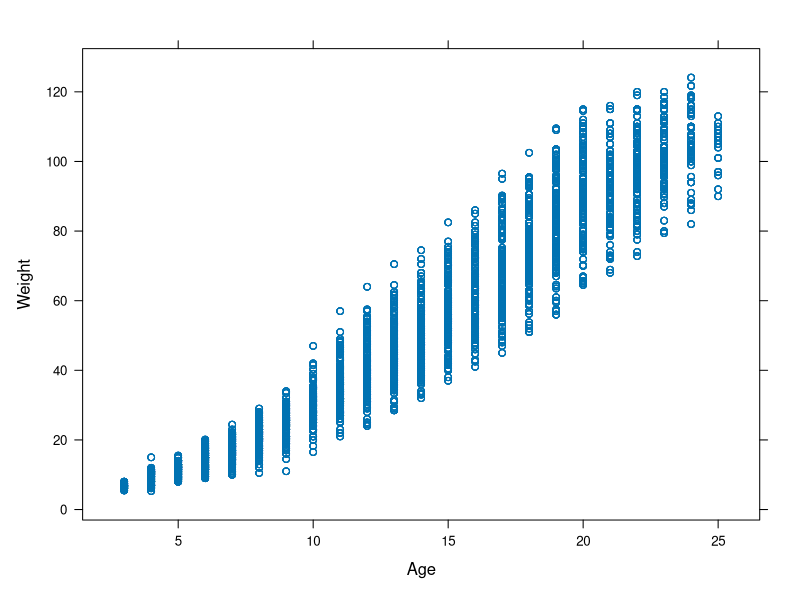
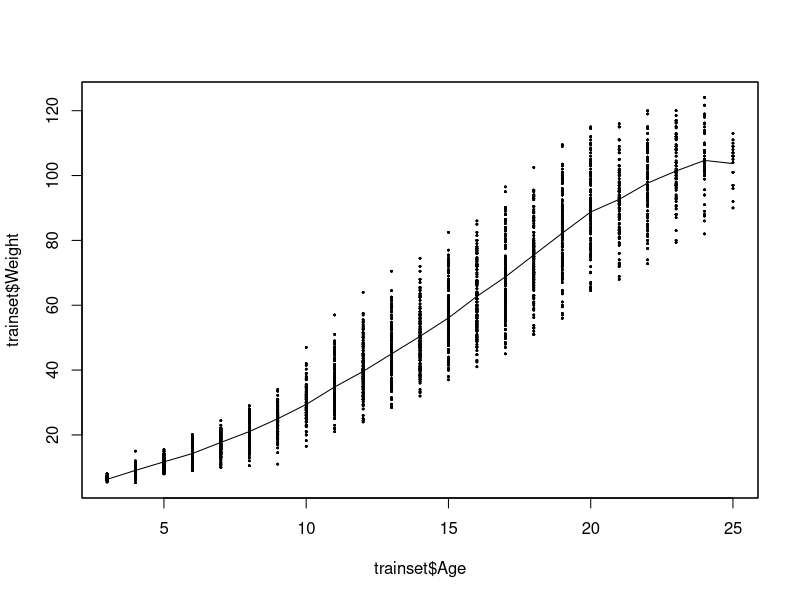
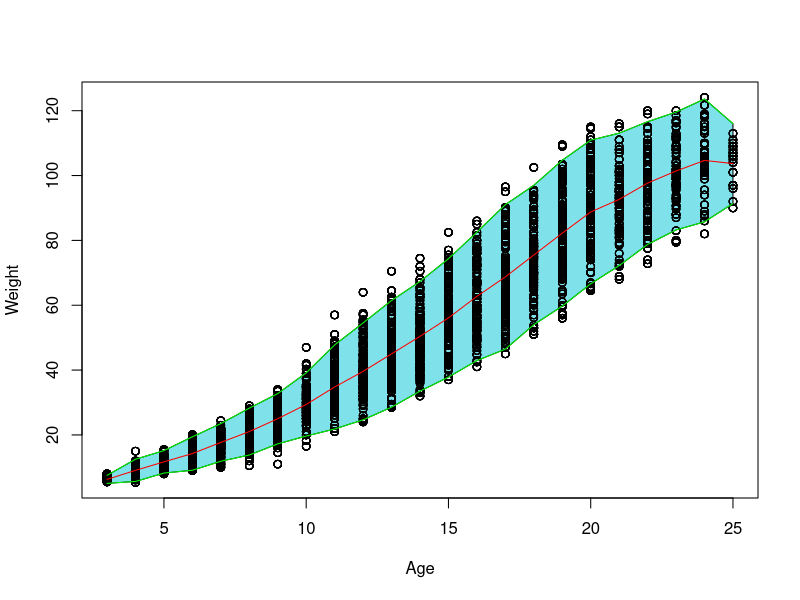
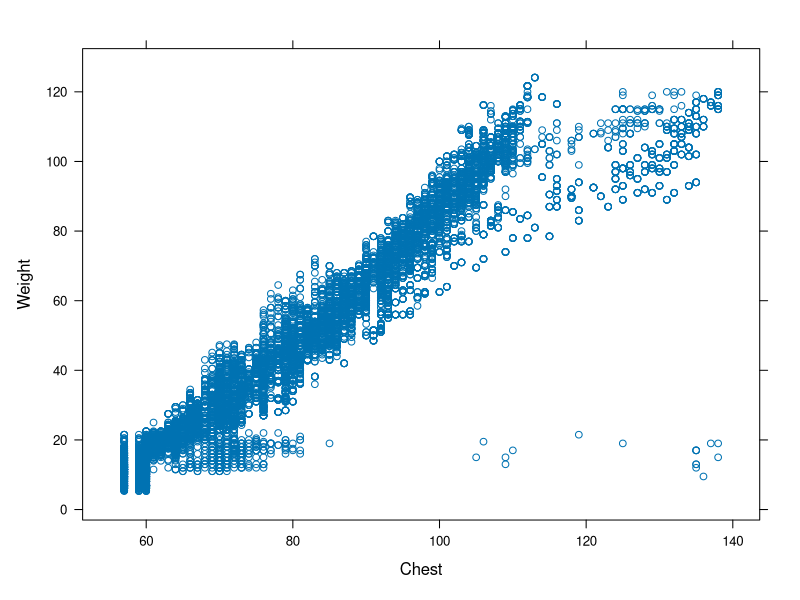
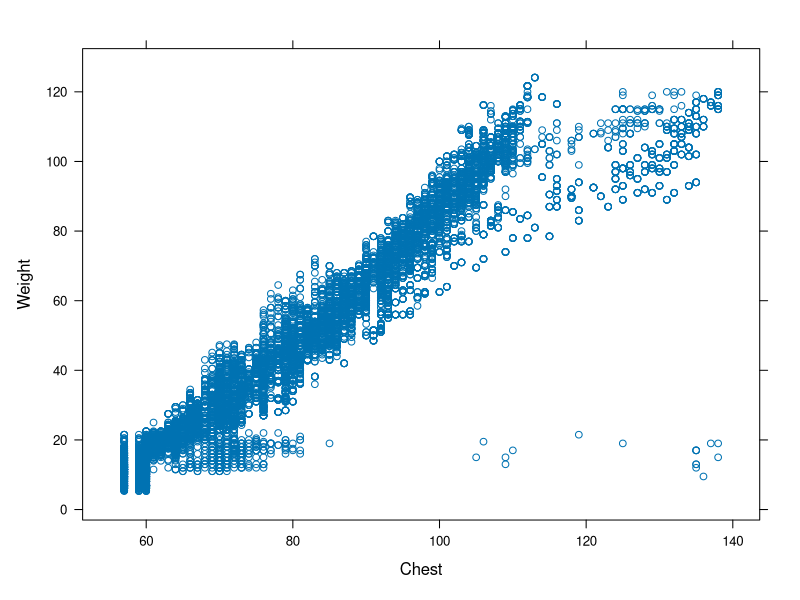
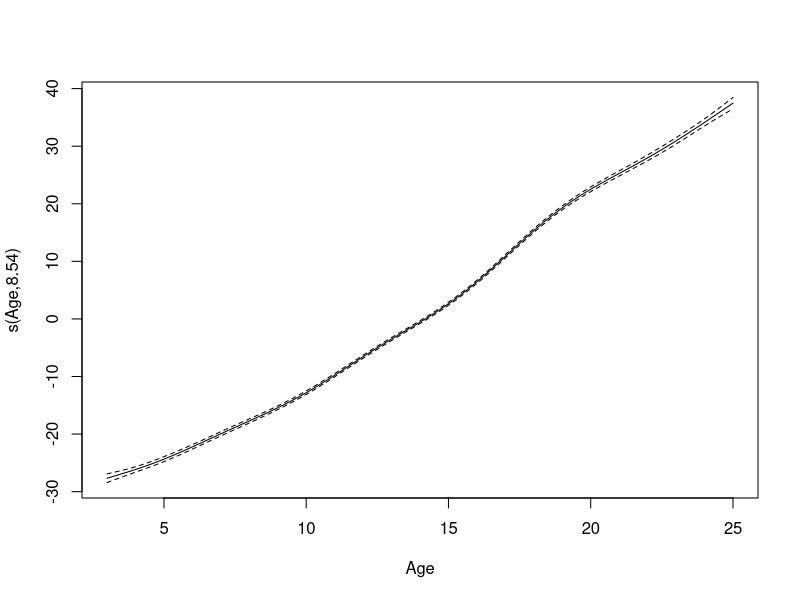

These charts were generated, in order, by the following R code: (Note: this script raises an error after producing the figures.)
## ---- chunk 1
knitr::opts_chunk$set(echo = TRUE)
## ---- chunk 2
summary(cars)
## ---- chunk 3
trainset = read.table('train_MIC.csv', sep=',', header=TRUE)
trainset<- trainset[, -2] #sans la date
## ---- chunk 4
head(trainset)

## ---- chunk 5
library(lattice)
xyplot(Weight ~ Age, data=trainset)
## ---- chunk 6
#q1

library(sm)
h=0.6
out=sm.regression(trainset$Age, trainset$Weight, h, eval.points=min(trainset$Age):max(trainset$Age))
names(out)
## ---- chunk 7
standard_deviations <- sapply(min(trainset$Age):max(trainset$Age), function(age) sd(trainset$Weight[trainset$Age==age]))
## ---- chunk 8
confidence.upper <- out$estimate + 1.96*standard_deviations
confidence.lower <- out$estimate - 1.96*standard_deviations
confidence.upper
## ---- chunk 9

plot(Weight ~ Age, data=trainset)
polygon(c(out$eval.points, rev(out$eval.points)), c(confidence.lower, rev(confidence.upper)),
        col = "#7FE2EA")
points(Weight ~ Age, data=trainset)
lines(x=out$eval.points, y=out$estimate, col='red')
lines(x=out$eval.points, y=confidence.upper, col='green')
lines(x=out$eval.points, y=confidence.lower, col='green')



## ---- chunk 10

out$data
out$sigma
out$se


## ---- chunk 11
#Q3 other covariate 
library(lattice)
xyplot(Weight~Chest, data=na.omit(trainset))
xyplot(Weight~Chest, data=na.omit(trainset))


## ---- chunk 12

library(mgcv)
?gam

## ---- chunk 13
#q4
fit1<- gam(formula =Weight~s(Age) + Length + Chest , data=trainset)
summary(fit1)

# age est smooth comme demandé dans l'énoncé
## ---- chunk 14
plot(fit1, all.terms = TRUE)
## ---- chunk 15
pred <- predict(fit1, type = "link", se.fit = TRUE)  # "link" pour l'échelle du lien (logit, log, etc.)
lower <- pred$fit - 1.96 * pred$se.fit
upper <- pred$fit + 1.96 * pred$se.fit

# Transformation si nécessaire pour obtenir les intervalles de confiance sur l'échelle de réponse
# (par exemple, pour un modèle logit, utilisez exp() pour transformer)
intervalles <- data.frame(prediction = pred$fit, lower = lower, upper = upper)
print(intervalles)



## ---- chunk 16
#q5
fit2 <- gam(Weight~s(Age)+s(Chest)+s(Length), data=trainset)
summary(fit2)
## ---- chunk 17
plot(fit2, select=2)
abline(coef = c(-fit2$coefficients[1], fit1$coefficients[3]), col='blue')
## ---- chunk 18
plot(fit2, select=3)
abline(coef = c(-fit2$coefficients[1], fit1$coefficients[2]), col='blue')
## ---- chunk 19
fit2$edf

## ---- chunk 20
#q6 alternative model
fit3 <- gam(Weight~s(Age)+s(Chest)+s(Length), data=trainset, method="REML")
plot(fit3)
## ---- chunk 21
fit3 <- gam(Weight~te(Age+Chest)+s(Length), data=trainset )
plot(fit3)
## ---- chunk 22
fit3 <- gam(Weight~s(Age)+te(Chest+Length), data=trainset)
summary(fit3)
plot(fit3)
## ---- chunk 23
fit4 <- gam(Weight~s(Age)+s(Chest)+s(Length), family='quasipoisson',link='log', data=trainset)
summary(fit4)
plot(fit4)

## ---- chunk 24
fit4 <- gam(log(Weight)~s(Age)+s(Chest)+s(Length), data=trainset)
summary(fit4)
plot(fit4)
## ---- chunk 25
plot(fit4$residuals)

## ---- chunk 26
#q7 - q8
library(lme4)
lme1 <- lmer(Weight ~ Age + Length + Chest +(1|NumberID), data=trainset)
summary(lme1)
## ---- chunk 27
plot(fit4$residuals)

## ---- chunk 28
library(lme4)
## ---- chunk 29
lme1 <- lmer(Weight ~ Age + Length + Chest +(1|NumberID), data=trainset)
summary(lme1)
## ---- chunk 30
fixef(lme1)
## ---- chunk 31
ranef(lme1, drop=TRUE)
## ---- chunk 32
plot(lme1)
## ---- chunk 33
lme1 <- lmer(Weight ~ Age + Length + Chest +(1|Farm), data=trainset)
plot(lme1)
## ---- chunk 34
lme1 <- lmer(Weight ~ Age + Length + Chest +(1|NumberID), data=trainset)
summary(lme1)
## ---- chunk 35
plot(lme1)
## ---- chunk 36
#q9 en gros on essaye autre chose on voir les résultats
lme1 <- lmer(Weight ~ Age + Length + Chest +(Age|NumberID), data=trainset)
summary(lme1)
## ---- chunk 37
plot(lme1)
## ---- chunk 38
#q10
library(nlme)
lme1 <- lme(Weight ~ Age + Length + Chest,random=~Age|NumberID, data=trainset,na.action=na.omit)
summary(lme1)
## ---- chunk 39
lme2 <- lme(Weight ~ Age + Length + Chest,random=~Age|NumberID, data=trainset, correlation=corAR1(form= ~ 1 | NumberID), na.action=na.omit, control = lmeControl(opt = "optim"))


## ---- chunk 40
summary(lme2)
## ---- chunk 41
plot(lme2)
## ---- chunk 42
filter_indicies <-trainset$NumberID >= 2 & trainset$NumberID <= 7
trainset_filtered <- na.omit(trainset)[filter_indicies,]
trainset_filtered$fitted_filtered <- fitted.values(lme2)[filter_indicies]
## ---- chunk 43
xyplot(fitted_filtered ~ Weight | NumberID, 
       data = trainset_filtered,
       layout = c(4, 4),  # Adjust the grid layout (rows x columns)
       panel = function(x, y) {
           panel.xyplot(x, y, pch = 16, col = "blue")  # Scatterplot
           panel.abline(a = 0, b = 1, lty = 2, col = "gray")  # Reference line y = x
       },
       main = "Actual vs Fitted Values by NumberID",
       xlab = "Actual Weight",
       ylab = "Fitted Weight")
## ---- chunk 44
xyplot(Weight ~ Age | NumberID, 
       data = trainset_filtered,
       layout = c(4, 4),  # Adjust the grid layout (rows x columns)
       panel = function(x, y) {
           panel.xyplot(x, y, pch = 16, col = "blue")  # Scatterplot
           panel.lines(x=trainset_filtered$Age, y= trainset_filtered$fitted_filtered, col='red')
       },
       main = "Actual vs Fitted Values by NumberID",
       xlab = "Actual Weight",
       ylab = "Fitted Weight")
## ---- chunk 45
lme3 <- lme(Weight ~ Age + Length + Chest,random=~Age+Farm|NumberID, data=trainset, correlation=corAR1(form= ~ 1 | NumberID), na.action=na.omit, control = lmeControl(opt = "optim"))
## ---- chunk 46
summary(lme3)
## ---- chunk 47
filter_indicies <-trainset$NumberID >= 2 & trainset$NumberID <= 7
trainset_filtered <- na.omit(trainset)[filter_indicies,]
trainset_filtered$fitted_filtered <- fitted.values(lme3)[filter_indicies]
## ---- chunk 48
xyplot(Weight ~ Age | NumberID, 
       data = trainset_filtered,
       layout = c(4, 4),  # Adjust the grid layout (rows x columns)
       panel = function(x, y) {
           panel.xyplot(x, y, pch = 16, col = "blue")  # Scatterplot
           panel.points(x=x, y= trainset_filtered$fitted_filtered, col='red')
       },
       main = "Actual vs Fitted Values by NumberID",
       xlab = "Actual Weight",
       ylab = "Fitted Weight")
## ---- chunk 49
trainset_filtered
## ---- chunk 50


# Résidus standardisés
plot(fitted(lme2), resid(lme2), main="Résidus vs valeurs ajustées")
abline(h = 0, col = "red", lty = 2)

# Histogramme des résidus
hist(resid(lme2), main="Histogramme des résidus", xlab="Résidus", col="lightblue")

# Q-Q plot des résidus
qqnorm(resid(lme2))
qqline(resid(lme2), col="red")


## ---- chunk 51
#q12
library(mgcv)
fit_gamm <- gamm(
    Weight ~ s(Age) + s(Chest) + s(Length),  # Effets fixes additifs non-linéaires
    random = list(NumberID = ~1),            # Effet aléatoire pour chaque NumberID
    data = trainset                          # Jeu de données
)
?gamm


## ---- chunk 52
# Résumé des effets additifs
summary(fit_gamm$gam)

# Résumé des effets aléatoires
summary(fit_gamm$lme)


## ---- chunk 53
plot(fit_gamm$gam, all.terms = TRUE)
plot(fit_gamm$lme, all.terms = TRUE)
#plot(fit_gamm$lme + fit_gamm$gam, all.terms = TRUE)



fit_gamm$lme
fit_gamm$gam

## ---- chunk 54
# Calculer l'AIC et le BIC pour le modèle additif (fit_gamm$gam)
aic_gam <- AIC(fit_gamm$gam)
bic_gam <- BIC(fit_gamm$gam)

# Calculer l'AIC et le BIC pour le modèle à effets mixtes linéaires (fit_gamm$lme)
aic_lme <- AIC(fit_gamm$lme)
bic_lme <- BIC(fit_gamm$lme)

# Afficher les résultats sous forme de tableau
aic_bic_comparison <- data.frame(
    Model = c("Additive (fit_gamm$gam)", "Linear Mixed (fit_gamm$lme)"),
    AIC = c(aic_gam, aic_lme),
    BIC = c(bic_gam, bic_lme)
)
print(aic_bic_comparison)

## ---- chunk 55
# Tracer les résidus de la partie `lme` (modèle linéaire mixte)
par(mfrow = c(1, 2))  # Diviser l'écran en 2 graphiques

# Résidus du modèle linéaire mixte
plot(residuals(fit_gamm$lme), main = "Résidus: Modèle linéaire mixte (fit_gamm$lme)", ylab = "Résidus", xlab = "Index")
abline(h = 0, col = "red", lty = 2)

# Résidus du modèle additif
plot(residuals(fit_gamm$gam), main = "Résidus: Modèle additif (fit_gamm$gam)", ylab = "Résidus", xlab = "Index")
abline(h = 0, col = "red", lty = 2)


## ---- chunk 56
# Extraire les résidus de chaque modèle
residuals_gamm <- residuals(fit_gamm$gam) + residuals(fit_gamm$lme)
residuals_gam <- residuals(fit_gamm$gam)
residuals_lme <- residuals(fit_gamm$lme)

# Tracer les résidus pour les trois modèles

# Résidus du modèle additif mixte
plot(residuals_gamm, main = "Résidus: Modèle Additif Mixte (fit_gamm)", ylab = "Résidus", xlab = "Index")
abline(h = 0, col = "red", lty = 2)

# Résidus du modèle additif
plot(residuals_gam, main = "Résidus: Modèle Additif (fit_gamm$gam)", ylab = "Résidus", xlab = "Index")
abline(h = 0, col = "red", lty = 2)

# Résidus du modèle linéaire mixte
plot(residuals_lme, main = "Résidus: Modèle Linéaire Mixte (fit_gamm$lme)", ylab = "Résidus", xlab = "Index")
abline(h = 0, col = "red", lty = 2)


## ---- chunk 57
fit_gamm2 <- gamm(
    Weight ~ s(Age) + s(Chest) + s(Length) + Age:Chest,  # Ajouter une interaction entre Age et Chest
    random = list(NumberID = ~1), 
    data = trainset
)
fit_gamm3 <- gamm(
    Weight ~ te(Age, Chest) + s(Length),  # Interaction non-linéaire entre Age et Chest
    random = list(NumberID = ~1), 
    data = trainset
)


fit_gamm4 <- gamm(
    Weight ~ s(Age) + s(Chest) + s(Length),
    random = list(NumberID = ~ Age),  # Effet aléatoire sur la pente de Age
    data = trainset
)

fit_gamm5 <- gamm(
    Weight ~ s(Age) + s(Chest) + s(Length),
    random = list(NumberID = ~1),
    correlation = corAR1(form = ~ 1 | NumberID),  # Structure autoregressive pour les effets aléatoires
    data = trainset
)


## ---- chunk 58
# Extraire la log-vraisemblance de chaque modèle (si possible)
logLik1 <- logLik(fit_gamm$lme)
logLik2 <- logLik(fit_gamm2$lme)
logLik3 <- logLik(fit_gamm3$lme)
logLik4 <- logLik(fit_gamm4$lme)
logLik5 <- logLik(fit_gamm5$lme)



# Comparer les log-vraisemblances
comparison_logLik <- data.frame(
    Model = c("fit_gamm$lme", "fit_gamm2$lme", "fit_gamm3$lme","fit_gamm4$lme","fit_gamm5$lme"),
    LogLikelihood = c(logLik1, logLik2, logLik3, logLik4, logLik5)
)
print(comparison_logLik)
## ---- chunk 59
# Extraire les résidus pour chaque modèle
residuals_gamm1 <- residuals(fit_gamm$gam) + residuals(fit_gamm$lme)


residuals_gamm2 <- residuals(fit_gamm2$gam) + residuals(fit_gamm2$lme)


residuals_gamm3 <- residuals(fit_gamm3$gam) + residuals(fit_gamm3$lme)

residuals_gamm4 <- residuals(fit_gamm4$gam) + residuals(fit_gamm4$lme)


residuals_gamm5 <- residuals(fit_gamm5$gam) + residuals(fit_gamm5$lme)



# QQ-plots des résidus pour chaque modèle

# fit_gamm
qqnorm(residuals_gamm1, main = "QQ-plot des résidus combinés (fit_gamm1)")
qqline(residuals_gamm1, col = "red")



# fit_gamm2
qqnorm(residuals_gamm2, main = "QQ-plot des résidus combinés (fit_gamm2)")
qqline(residuals_gamm2, col = "red")


# fit_gamm3
qqnorm(residuals_gamm3, main = "QQ-plot des résidus combinés (fit_gamm3)")
qqline(residuals_gamm3, col = "red")



# fit_gamm4
qqnorm(residuals_gamm4, main = "QQ-plot des résidus combinés (fit_gamm4)")
qqline(residuals_gamm4, col = "red")



# fit_gamm5
qqnorm(residuals_gamm5, main = "QQ-plot des résidus combinés (fit_gamm5)")
qqline(residuals_gamm5, col = "red")



## ---- chunk 60


# Extraire les résidus de chaque modèle
residuals_gamm <- residuals(fit_gamm$gam) + residuals(fit_gamm$lme)
residuals_gam <- residuals(fit_gamm$gam)
residuals_lme <- residuals(fit_gamm$lme)

# Tracer les résidus pour les trois modèles

# Résidus du modèle additif mixte
plot(residuals_gamm, main = "Résidus: Modèle Additif Mixte (fit_gamm)", ylab = "Résidus", xlab = "Index")
abline(h = 0, col = "red", lty = 2)


# Extraire les résidus de chaque modèle
residuals_gamm2 <- residuals(fit_gamm2$gam) + residuals(fit_gamm2$lme)



# Résidus du modèle additif mixte
plot(residuals_gamm2, main = "Résidus: Modèle Additif Mixte (fit_gamm2)", ylab = "Résidus", xlab = "Index")
abline(h = 0, col = "red", lty = 2)


# Extraire les résidus de chaque modèle
residuals_gamm3 <- residuals(fit_gamm3$gam) + residuals(fit_gamm3$lme)


# Tracer les résidus pour les trois modèles

# Résidus du modèle additif mixte
plot(residuals_gamm3, main = "Résidus: Modèle Additif Mixte (fit_gamm3)", ylab = "Résidus", xlab = "Index")
abline(h = 0, col = "red", lty = 2)

# Extraire les résidus de chaque modèle
residuals_gamm4 <- residuals(fit_gamm4$gam) + residuals(fit_gamm4$lme)


# Tracer les résidus pour les trois modèles

# Résidus du modèle additif mixte
plot(residuals_gamm4, main = "Résidus: Modèle Additif Mixte (fit_gamm4)", ylab = "Résidus", xlab = "Index")
abline(h = 0, col = "red", lty = 2)

# Extraire les résidus de chaque modèle
residuals_gamm5 <- residuals(fit_gamm5$gam) + residuals(fit_gamm5$lme)


# Tracer les résidus pour les trois modèles

# Résidus du modèle additif mixte
plot(residuals_gamm5, main = "Résidus: Modèle Additif Mixte (fit_gamm5)", ylab = "Résidus", xlab = "Index")
abline(h = 0, col = "red", lty = 2)





## ---- chunk 61

# Charger le testset
testset = read.table('test_MIC.csv', sep=',', header=TRUE)
testset <- testset[, -2]  # Supprimer la colonne de date si elle existe

# Faire les prédictions sur l'ensemble de test avec les 5 modèles ajustés
pred_gamm <- predict(fit_gamm$gam)
pred_gamm2 <- predict(fit_gamm2$gam)
pred_gamm3 <- predict(fit_gamm3$gam)
pred_gamm4 <- predict(fit_gamm4$gam)
pred_gamm5 <- predict(fit_gamm5$gam)

# Calculer l'erreur quadratique moyenne (RMSE) pour chaque modèle
rmse_gamm <- sqrt(mean((testset$Weight - pred_gamm)^2))
rmse_gamm2 <- sqrt(mean((testset$Weight - pred_gamm2)^2))
rmse_gamm3 <- sqrt(mean((testset$Weight - pred_gamm3)^2))
rmse_gamm4 <- sqrt(mean((testset$Weight - pred_gamm4)^2))
rmse_gamm5 <- sqrt(mean((testset$Weight - pred_gamm5)^2))

# Comparer les RMSE des 5 modèles
rmse_comparison <- data.frame(
    Model = c("fit_gamm", "fit_gamm2", "fit_gamm3", "fit_gamm4", "fit_gamm5"),
    RMSE = c(rmse_gamm, rmse_gamm2, rmse_gamm3, rmse_gamm4, rmse_gamm5)
)

# Afficher la comparaison des RMSE
print(rmse_comparison)


## ---- chunk 62
trainset = read.table('train1.csv', sep=',', header=TRUE)
testset = read.table('test1.csv', sep=',', header=TRUE)


# Convertir les dates en format Date si ce n'est pas déjà fait
trainset$Day <- as.Date(trainset$Day)

# Déterminer la date de libération (dernière date disponible)
release_date <- max(trainset$Day)

# Ajouter une colonne indiquant le nombre de semaines avant la libération
trainset$WeeksBeforeRelease <- as.numeric(difftime(release_date, trainset$Day, units = "weeks"))

# Convertir les dates en format Date si ce n'est pas déjà fait
testset$Day <- as.Date(testset$Day)

# Déterminer la date de libération (dernière date disponible)
release_date <- max(testset$Day)

# Ajouter une colonne indiquant le nombre de semaines avant la libération
testset$WeeksBeforeRelease <- as.numeric(difftime(release_date, testset$Day, units = "weeks"))

## ---- chunk 63
# Charger les bibliothèques nécessaires
library(mgcv)  # Pour les modèles GAM
library(ggplot2)  # Pour les visualisations



# Assurez-vous que 'testset' contient les bonnes colonnes nécessaires pour les prédictions
# Par exemple, les colonnes comme Age, Chest, Length doivent être présentes dans testset.

# Prédictions avec les modèles fit_gamm, fit_gamm2, fit_gamm5 (vos modèles déjà ajustés)
testset$PredictedWeight_GAMM <- predict(fit_gamm$gam, newdata = testset)
testset$PredictedWeight_GAMM2 <- predict(fit_gamm2$gam, newdata = testset)
testset$PredictedWeight_GAMM5 <- predict(fit_gamm5$gam, newdata = testset)

# Si vous voulez évaluer les performances des modèles (par exemple, calculer les RMSE), vous devez avoir les valeurs réelles de "Weight" dans 'testset'

# Calcul des RMSE pour chaque modèle
rmse_gamm <- sqrt(mean((testset$Weight - testset$PredictedWeight_GAMM)^2, na.rm = TRUE))
rmse_gamm2 <- sqrt(mean((testset$Weight - testset$PredictedWeight_GAMM2)^2, na.rm = TRUE))
rmse_gamm5 <- sqrt(mean((testset$Weight - testset$PredictedWeight_GAMM5)^2, na.rm = TRUE))

# Résultats des RMSE
rmse_results <- data.frame(
    Model = c("fit_gamm", "fit_gamm2", "fit_gamm5"),
    RMSE = c(rmse_gamm, rmse_gamm2, rmse_gamm5)
)

print(rmse_results)

# Visualisation des prédictions
prediction_data_long <- reshape(testset, 
                                varying = c("PredictedWeight_GAMM", "PredictedWeight_GAMM2", "PredictedWeight_GAMM5"),
                                v.names = "PredictedWeight",
                                timevar = "Model",
                                times = c("fit_gamm", "fit_gamm2", "fit_gamm5"),
                                direction = "long")

# Tracer les prédictions des différents modèles
ggplot(prediction_data_long, aes(x = Age, y = PredictedWeight, color = Model)) +
    geom_line(size = 1) +
    labs(title = "Prédictions de poids pour différents modèles",
         x = "Age",
         y = "Poids prédit") +
    theme_minimal()



## ---- chunk 64
# Charger les bibliothèques nécessaires
library(mgcv)  # Pour les modèles GAM
library(ggplot2)  # Pour les visualisations



# Assurez-vous que 'testset' contient les bonnes colonnes nécessaires pour les prédictions
# Par exemple, les colonnes comme Age, Chest, Length doivent être présentes dans testset.

# Prédictions avec les modèles fit_gamm, fit_gamm2, fit_gamm5 (vos modèles déjà ajustés)
testset$PredictedWeight_GAMM <- predict(fit_gamm$gam, newdata = testset)
testset$PredictedWeight_GAMM2 <- predict(fit_gamm2$gam, newdata = testset)
testset$PredictedWeight_GAMM5 <- predict(fit_gamm5$gam, newdata = testset)

# Si vous voulez évaluer les performances des modèles (par exemple, calculer les RMSE), vous devez avoir les valeurs réelles de "Weight" dans 'testset'

# Calcul des RMSE pour chaque modèle
rmse_gamm <- sqrt(mean((testset$Weight - testset$PredictedWeight_GAMM)^2, na.rm = TRUE))
rmse_gamm2 <- sqrt(mean((testset$Weight - testset$PredictedWeight_GAMM2)^2, na.rm = TRUE))
rmse_gamm5 <- sqrt(mean((testset$Weight - testset$PredictedWeight_GAMM5)^2, na.rm = TRUE))

# Résultats des RMSE
rmse_results <- data.frame(
    Model = c("fit_gamm", "fit_gamm2", "fit_gamm5"),
    RMSE = c(rmse_gamm, rmse_gamm2, rmse_gamm5)
)

print(rmse_results)

# Visualisation des prédictions
prediction_data_long <- reshape(testset, 
                                varying = c("PredictedWeight_GAMM", "PredictedWeight_GAMM2", "PredictedWeight_GAMM5"),
                                v.names = "PredictedWeight",
                                timevar = "Model",
                                times = c("fit_gamm", "fit_gamm2", "fit_gamm5"),
                                direction = "long")

# Tracer les prédictions des différents modèles
ggplot(prediction_data_long, aes(x = Age, y = PredictedWeight, color = Model)) +
    geom_line(size = 1) +
    labs(title = "Prédictions de poids pour différents modèles",
         x = "Age",
         y = "Poids prédit") +
    theme_minimal()



## ---- chunk 65
library(mgcv)  # Pour les modèles GAM
library(ggplot2)  # Pour les visualisations

# Charger le jeu de données de test
testset <- read.table('test_MIC.csv', sep = ',', header = TRUE)

# Prédictions pour chaque modèle (GAMM, GAMM2, GAMM5) à différents âges
testset$PredictedWeight_GAMM <- predict(fit_gamm$gam, newdata = testset)
testset$PredictedWeight_GAMM2 <- predict(fit_gamm2$gam, newdata = testset)
testset$PredictedWeight_GAMM5 <- predict(fit_gamm5$gam, newdata = testset)

# Initialiser un tableau pour stocker les résultats du RMSE
rmse_results <- data.frame(
    Age = integer(),
    Model = character(),
    RMSE = numeric()
)

# Boucle pour chaque âge unique (à partir de 1 semaine, 2 semaines, etc.)
for (age in unique(testset$Age)) {
    # Filtrer les données réelles et prédictions pour cet âge
    real_data <- subset(testset, Age == age)
    
    if (nrow(real_data) > 0) {
        # Calcul des RMSE pour chaque modèle par rapport au poids réel pour cet âge
        rmse_gamm <- sqrt(mean((real_data$Weight - real_data$PredictedWeight_GAMM)^2, na.rm = TRUE))
        rmse_gamm2 <- sqrt(mean((real_data$Weight - real_data$PredictedWeight_GAMM2)^2, na.rm = TRUE))
        rmse_gamm5 <- sqrt(mean((real_data$Weight - real_data$PredictedWeight_GAMM5)^2, na.rm = TRUE))
        
        # Ajouter les résultats au tableau
        rmse_results <- rbind(
            rmse_results,
            data.frame(Age = age, Model = "fit_gamm", RMSE = rmse_gamm),
            data.frame(Age = age, Model = "fit_gamm2", RMSE = rmse_gamm2),
            data.frame(Age = age, Model = "fit_gamm5", RMSE = rmse_gamm5)
        )
    }
}

# Afficher les résultats du RMSE pour chaque âge et chaque modèle
print(rmse_results)

# Visualisation des RMSE pour chaque modèle en fonction de l'âge avec ggplot2
ggplot(rmse_results, aes(x = Age, y = RMSE, color = Model)) +
    geom_line(size = 1) +
    labs(title = "Comparaison des RMSE pour chaque modèle en fonction de l'âge",
         x = "Âge du cochon (semaines)",
         y = "Erreur quadratique moyenne (RMSE)") +
    theme_minimal() +
    theme(legend.position = "top")
